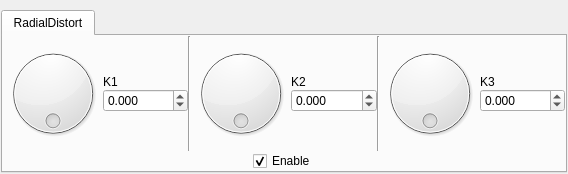
<?xml version="1.0" encoding="UTF-8"?>
<ui version="4.0">
 <class>Form</class>
 <widget class="QWidget" name="Form">
  <property name="geometry">
   <rect>
    <x>0</x>
    <y>0</y>
    <width>568</width>
    <height>174</height>
   </rect>
  </property>
  <property name="windowTitle">
   <string>Form</string>
  </property>
  <layout class="QVBoxLayout" name="verticalLayout_11">
   <property name="leftMargin">
    <number>1</number>
   </property>
   <property name="topMargin">
    <number>10</number>
   </property>
   <property name="rightMargin">
    <number>1</number>
   </property>
   <property name="bottomMargin">
    <number>1</number>
   </property>
   <item>
    <widget class="QTabWidget" name="tabWidget">
     <property name="currentIndex">
      <number>0</number>
     </property>
     <widget class="QWidget" name="radialDistortTab">
      <attribute name="title">
       <string>RadialDistort</string>
      </attribute>
      <layout class="QVBoxLayout" name="verticalLayout_16">
       <property name="spacing">
        <number>0</number>
       </property>
       <property name="margin">
        <number>0</number>
       </property>
       <item>
        <layout class="QHBoxLayout" name="horizontalLayout_6">
         <item>
          <layout class="QHBoxLayout" name="horizontalLayout_18">
           <property name="spacing">
            <number>0</number>
           </property>
           <item>
            <widget class="QDial" name="k1Dial">
             <property name="maximum">
              <number>360</number>
             </property>
             <property name="value">
              <number>0</number>
             </property>
             <property name="orientation">
              <enum>Qt::Horizontal</enum>
             </property>
             <property name="invertedAppearance">
              <bool>false</bool>
             </property>
             <property name="wrapping">
              <bool>true</bool>
             </property>
             <property name="notchesVisible">
              <bool>false</bool>
             </property>
            </widget>
           </item>
           <item>
            <layout class="QVBoxLayout" name="verticalLayout_12">
             <item>
              <spacer name="verticalSpacer_19">
               <property name="orientation">
                <enum>Qt::Vertical</enum>
               </property>
               <property name="sizeHint" stdset="0">
                <size>
                 <width>20</width>
                 <height>40</height>
                </size>
               </property>
              </spacer>
             </item>
             <item>
              <widget class="QLabel" name="label_10">
               <property name="text">
                <string>K1</string>
               </property>
               <property name="alignment">
                <set>Qt::AlignLeading|Qt::AlignLeft|Qt::AlignVCenter</set>
               </property>
              </widget>
             </item>
             <item>
              <widget class="QDoubleSpinBox" name="k1SpinBox">
               <property name="decimals">
                <number>3</number>
               </property>
               <property name="minimum">
                <double>-4.000000000000000</double>
               </property>
               <property name="maximum">
                <double>4.000000000000000</double>
               </property>
               <property name="singleStep">
                <double>0.005000000000000</double>
               </property>
              </widget>
             </item>
             <item>
              <spacer name="verticalSpacer_20">
               <property name="orientation">
                <enum>Qt::Vertical</enum>
               </property>
               <property name="sizeHint" stdset="0">
                <size>
                 <width>20</width>
                 <height>40</height>
                </size>
               </property>
              </spacer>
             </item>
            </layout>
           </item>
          </layout>
         </item>
         <item>
          <widget class="Line" name="line_7">
           <property name="orientation">
            <enum>Qt::Vertical</enum>
           </property>
          </widget>
         </item>
         <item>
          <layout class="QHBoxLayout" name="horizontalLayout_19">
           <property name="spacing">
            <number>0</number>
           </property>
           <item>
            <widget class="QDial" name="k2Dial">
             <property name="maximum">
              <number>360</number>
             </property>
             <property name="orientation">
              <enum>Qt::Horizontal</enum>
             </property>
             <property name="invertedAppearance">
              <bool>false</bool>
             </property>
             <property name="wrapping">
              <bool>true</bool>
             </property>
             <property name="notchesVisible">
              <bool>false</bool>
             </property>
            </widget>
           </item>
           <item>
            <layout class="QVBoxLayout" name="verticalLayout_13">
             <item>
              <spacer name="verticalSpacer_21">
               <property name="orientation">
                <enum>Qt::Vertical</enum>
               </property>
               <property name="sizeHint" stdset="0">
                <size>
                 <width>20</width>
                 <height>40</height>
                </size>
               </property>
              </spacer>
             </item>
             <item>
              <widget class="QLabel" name="label_11">
               <property name="text">
                <string>K2</string>
               </property>
               <property name="alignment">
                <set>Qt::AlignLeading|Qt::AlignLeft|Qt::AlignVCenter</set>
               </property>
              </widget>
             </item>
             <item>
              <widget class="QDoubleSpinBox" name="k2SpinBox">
               <property name="decimals">
                <number>3</number>
               </property>
               <property name="minimum">
                <double>-4.000000000000000</double>
               </property>
               <property name="maximum">
                <double>4.000000000000000</double>
               </property>
               <property name="singleStep">
                <double>0.005000000000000</double>
               </property>
              </widget>
             </item>
             <item>
              <spacer name="verticalSpacer_22">
               <property name="orientation">
                <enum>Qt::Vertical</enum>
               </property>
               <property name="sizeHint" stdset="0">
                <size>
                 <width>20</width>
                 <height>40</height>
                </size>
               </property>
              </spacer>
             </item>
            </layout>
           </item>
          </layout>
         </item>
         <item>
          <widget class="Line" name="line_8">
           <property name="orientation">
            <enum>Qt::Vertical</enum>
           </property>
          </widget>
         </item>
         <item>
          <layout class="QHBoxLayout" name="horizontalLayout_20">
           <property name="spacing">
            <number>0</number>
           </property>
           <item>
            <widget class="QDial" name="k3Dial">
             <property name="maximum">
              <number>360</number>
             </property>
             <property name="orientation">
              <enum>Qt::Horizontal</enum>
             </property>
             <property name="invertedAppearance">
              <bool>false</bool>
             </property>
             <property name="wrapping">
              <bool>true</bool>
             </property>
             <property name="notchesVisible">
              <bool>false</bool>
             </property>
            </widget>
           </item>
           <item>
            <layout class="QVBoxLayout" name="verticalLayout_14">
             <item>
              <spacer name="verticalSpacer_23">
               <property name="orientation">
                <enum>Qt::Vertical</enum>
               </property>
               <property name="sizeHint" stdset="0">
                <size>
                 <width>20</width>
                 <height>40</height>
                </size>
               </property>
              </spacer>
             </item>
             <item>
              <widget class="QLabel" name="label_12">
               <property name="text">
                <string>K3</string>
               </property>
               <property name="alignment">
                <set>Qt::AlignLeading|Qt::AlignLeft|Qt::AlignVCenter</set>
               </property>
              </widget>
             </item>
             <item>
              <widget class="QDoubleSpinBox" name="k3SpinBox">
               <property name="decimals">
                <number>3</number>
               </property>
               <property name="minimum">
                <double>-4.000000000000000</double>
               </property>
               <property name="maximum">
                <double>4.000000000000000</double>
               </property>
               <property name="singleStep">
                <double>0.005000000000000</double>
               </property>
              </widget>
             </item>
             <item>
              <spacer name="verticalSpacer_24">
               <property name="orientation">
                <enum>Qt::Vertical</enum>
               </property>
               <property name="sizeHint" stdset="0">
                <size>
                 <width>20</width>
                 <height>40</height>
                </size>
               </property>
              </spacer>
             </item>
            </layout>
           </item>
          </layout>
         </item>
        </layout>
       </item>
       <item>
        <layout class="QHBoxLayout" name="horizontalLayout_17">
         <item>
          <spacer name="horizontalSpacer_5">
           <property name="orientation">
            <enum>Qt::Horizontal</enum>
           </property>
           <property name="sizeHint" stdset="0">
            <size>
             <width>40</width>
             <height>20</height>
            </size>
           </property>
          </spacer>
         </item>
         <item>
          <widget class="QCheckBox" name="enableCheckBox">
           <property name="text">
            <string>Enable</string>
           </property>
           <property name="checked">
            <bool>true</bool>
           </property>
          </widget>
         </item>
         <item>
          <spacer name="horizontalSpacer_6">
           <property name="orientation">
            <enum>Qt::Horizontal</enum>
           </property>
           <property name="sizeHint" stdset="0">
            <size>
             <width>40</width>
             <height>20</height>
            </size>
           </property>
          </spacer>
         </item>
        </layout>
       </item>
      </layout>
     </widget>
    </widget>
   </item>
  </layout>
 </widget>
 <resources/>
 <connections/>
</ui>
